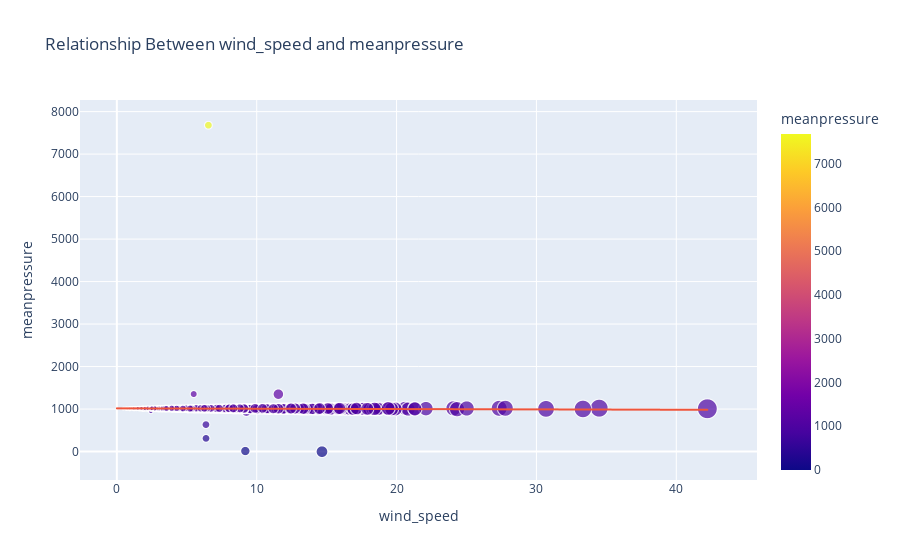

This figure's notebook cell:
### Code cell
figure3 = px.scatter(data_frame=data,
                     x = data['wind_speed'],
                     y = data['meanpressure'],
                     color="meanpressure",
                     trendline="ols",
                     size="wind_speed",
                     title="Relationship Between wind_speed and meanpressure")

figure3.show()

### Figure 1 — Plotly figure (JSON) as saved in the notebook; plotly's stock layout.template omitted (floating-point values rounded to 4 significant figures; data arrays with more than 128 entries replaced by an {"elided": "..."} marker saying what was removed)
{"data": [{"hovertemplate": "wind_speed=%{marker.size}<br>meanpressure=%{marker.color}<extra></extra>", "legendgroup": "", "marker": {"color": {"elided": "1462 float values"}, "coloraxis": "coloraxis", "size": {"elided": "1462 float values"}, "sizemode": "area", "sizeref": 0.1055, "symbol": "circle"}, "mode": "markers", "name": "", "showlegend": false, "type": "scattergl", "x": {"elided": "1462 float values"}, "xaxis": "x", "y": {"elided": "1462 float values"}, "yaxis": "y"}, {"hovertemplate": "<b>OLS trendline</b><br>meanpressure = -0.816669 * wind_speed + 1016.66<br>R<sup>2</sup>=0.000427<br><br>wind_speed=%{x}<br>meanpressure=%{y} <b>(trend)</b><extra></extra>", "legendgroup": "", "marker": {"symbol": "circle"}, "mode": "lines", "name": "", "showlegend": false, "type": "scattergl", "x": {"elided": "1462 float values"}, "xaxis": "x", "y": {"elided": "1462 float values"}, "yaxis": "y"}], "layout": {"coloraxis": {"colorbar": {"title": {"text": "meanpressure"}}, "colorscale": [[0, "#0d0887"], [0.1111, "#46039f"], [0.2222, "#7201a8"], [0.3333, "#9c179e"], [0.4444, "#bd3786"], [0.5556, "#d8576b"], [0.6667, "#ed7953"], [0.7778, "#fb9f3a"], [0.8889, "#fdca26"], [1, "#f0f921"]]}, "legend": {"itemsizing": "constant", "tracegroupgap": 0}, "title": {"text": "Relationship Between wind_speed and meanpressure"}, "xaxis": {"anchor": "y", "domain": [0, 1], "title": {"text": "wind_speed"}}, "yaxis": {"anchor": "x", "domain": [0, 1], "title": {"text": "meanpressure"}}}}
